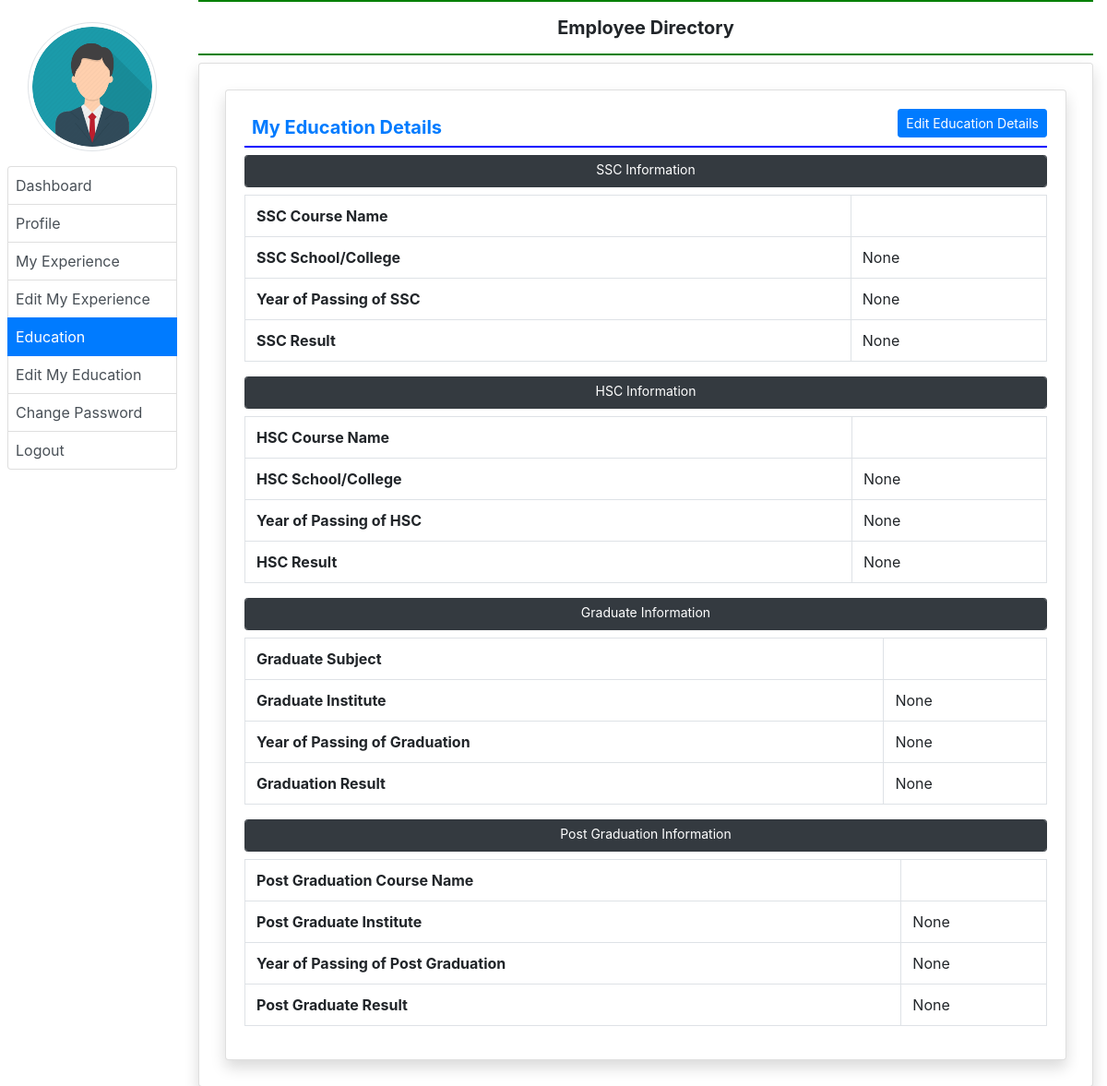
The app's page /my_education/ (signed in) with its own data.
### employee/models.py (models this page shows, shortened)
class EmployeeEducation(models.Model):
    user = models.ForeignKey(User,on_delete=models.CASCADE)
    coursepg = models.CharField(max_length=100)
    schoolclgpg = models.CharField(max_length=200,null=True)
    yearofpassingpg = models.CharField(max_length=20,null=True)
    percentagepg = models.CharField(max_length=30,null=True)
    coursegra = models.CharField(max_length=100)
    schoolclggra = models.CharField(max_length=200,null=True)
    yearofpassinggra = models.CharField(max_length=20,null=True)
    percentagegra = models.CharField(max_length=30,null=True)
    coursessc = models.CharField(max_length=100)
    schoolclgssc = models.CharField(max_length=200,null=True)
    yearofpassingssc = models.CharField(max_length=20,null=True)
    percentagessc = models.CharField(max_length=30,null=True)
    coursehsc = models.CharField(max_length=100)
    schoolclghsc = models.CharField(max_length=200,null=True)
    yearofpassinghsc = models.CharField(max_length=20,null=True)
    percentagehsc = models.CharField(max_length=30,null=True)

### employee/views.py (the view)
# urls.py: path('my_education/',my_education,name='my_education'),
def my_education(request):
    if not request.user.is_authenticated:
        return redirect('emp_login')
    error = ""
    user = request.user
    education = EmployeeEducation.objects.get(user = user)
    return render(request,'my_education.html',locals())

### employee/templates/my_education.html
{% extends 'emp_base.html' %}
{% block main %}
<div class="card shadow m-2">
    <div class="card-body">
       <a href = "{% url 'edit_myeducation' %}" class = "btn btn-primary float-right btn-sm">Edit Education Details</a>
        <h5 class="p-2 text-primary" style="border-bottom:2px solid blue"><b>My Education Details</b></h5>
        <div vlass="Container-fluid">
          <h1 class = "btn btn-dark float-left btn-sm form-control">SSC Information</h1>
          <table class = "table table-bordered">
            <tr>
                <th>SSC Course Name</th>
                <td>{{education.coursessc}}</td>
            </tr>
            <tr>
                <th>SSC School/College</th>
                <td>{{education.schoolclgssc}}</td>
            </tr>
            <tr>
                <th>Year of Passing of SSC</th>
                <td>{{education.yearofpassingssc}}</td>
            </tr>
            <tr>
                <th>SSC Result</th>
                <td>{{education.percentagessc}}</td>
            </tr>
          </table>
          <h1 class = "btn btn-dark float-left btn-sm form-control">HSC Information</h1>
          <table class = "table table-bordered">
            <tr>
                <th>HSC Course Name</th>
                <td>{{education.coursehsc}}</td>
            </tr>
            <tr>
                <th>HSC School/College</th>
                <td>{{education.schoolclghsc}}</td>
            </tr>
            <tr>
                <th>Year of Passing of HSC</th>
                <td>{{education.yearofpassinghsc}}</td>
            </tr>
            <tr>
                <th>HSC Result</th>
                <td>{{education.percentagehsc}}</td>
            </tr>
          </table>
          <h1 class = "btn btn-dark float-left btn-sm form-control">Graduate Information</h1>
          <table class = "table table-bordered">
            <tr>
                <th>Graduate Subject</th>
                <td>{{education.coursegra}}</td>
            </tr>
            <tr>
                <th>Graduate Institute</th>
                <td>{{education.schoolclggra}}</td>
            </tr>
            <tr>
                <th>Year of Passing of Graduation</th>
                <td>{{education.yearofpassinggra}}</td>
            </tr>
            <tr>
                <th>Graduation Result</th>
                <td>{{education.percentagegra}}</td>
            </tr>
        </table>
            <h1 class = "btn btn-dark float-left btn-sm form-control">Post Graduation Information</h1>
          <table class = "table table-bordered">
            <tr>
                <th>Post Graduation Course Name</th>
                <td>{{education.coursepg}}</td>
            </tr>
            <tr>
                <th>Post Graduate Institute</th>
                <td>{{education.schoolclgpg}}</td>
            </tr>
            <tr>
                <th>Year of Passing of Post Graduation</th>
                <td>{{education.yearofpassingpg}}</td>
            </tr>
            <tr>
                <th>Post Graduate Result</th>
                <td>{{education.percentagepg}}</td>
            </tr>
          </table>
        </div>
    </div>
</div>
{%endblock%}

### records on screen
EmployeeEducation: schoolclgssc "None", yearofpassingssc "None", percentagessc "None", schoolclghsc "None", yearofpassinghsc "None", percentagehsc "None", schoolclggra "None", yearofpassinggra "None", percentagegra "None", schoolclgpg "None", yearofpassingpg "None", percentagepg "None"
